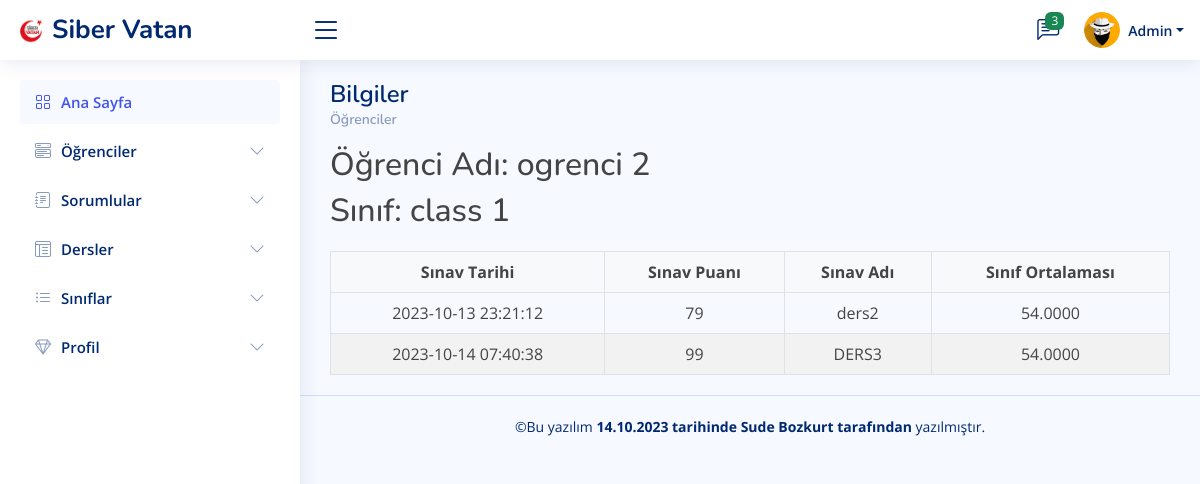
Screenshot of /NiceAdmin/ayrinti.php?student_id=5 with the database file from the repository.
### tables this page shows
CREATE TABLE `t_class` (
  `id` int(11) NOT NULL,
  `class_name` varchar(255) NOT NULL,
  `class_teacher_id` int(11) NOT NULL
);

CREATE TABLE `t_user` (
  `id` int(11) NOT NULL,
  `name` varchar(255) NOT NULL,
  `surname` varchar(255) NOT NULL,
  `username` varchar(255) NOT NULL,
  `password` text NOT NULL,
  `role` varchar(10) NOT NULL,
  `created_at` timestamp NOT NULL DEFAULT current_timestamp() ON UPDATE current_timestamp()
);

CREATE TABLE `t_exam` (
  `id` int(11) NOT NULL,
  `student_id` int(11) NOT NULL,
  `lesson_id` int(11) NOT NULL,
  `class_id` int(11) NOT NULL,
  `exam_score` int(11) NOT NULL,
  `exam_date` timestamp NOT NULL DEFAULT current_timestamp() ON UPDATE current_timestamp()
);

CREATE TABLE `t_lesson` (
  `id` int(11) NOT NULL,
  `teacher_user_id` int(11) NOT NULL,
  `lesson_name` varchar(255) NOT NULL
);

### NiceAdmin/ayrinti.php (the view, shortened to what this page needs)
<?php
$student_id = $_GET['student_id'];
$servername = "localhost";
$username = "root";
$password = "root";
$dbname = "obs";
try {
  $conn = new PDO("mysql:host=$servername;dbname=$dbname", $username, $password);
  $conn->setAttribute(PDO::ATTR_ERRMODE, PDO::ERRMODE_EXCEPTION);
} catch (PDOException $e) {
  echo "Hata: " . $e->getMessage();
}
$sql = "SELECT t_user.name, t_user.surname, t_class.class_name
            FROM t_classes_student
            INNER JOIN t_user ON t_classes_student.student_id = t_user.id
            INNER JOIN t_class ON t_classes_student.class_id = t_class.id
            WHERE t_classes_student.student_id = :student_id";
$stmt = $conn->prepare($sql);
$stmt->bindParam(':student_id', $student_id, PDO::PARAM_INT);
$stmt->execute();
$studentInfo = $stmt->fetch(PDO::FETCH_ASSOC);
$sql = "SELECT t_exam.exam_date, t_exam.exam_score, t_lesson.lesson_name, t_class.class_name
        FROM t_exam
        INNER JOIN t_lesson ON t_exam.lesson_id = t_lesson.id
        INNER JOIN t_class ON t_exam.class_id = t_class.id
        WHERE t_exam.student_id = :student_id";
$stmt = $conn->prepare($sql);
$stmt->bindParam(':student_id', $student_id, PDO::PARAM_INT);
$stmt->execute();
$examResults = $stmt->fetchAll(PDO::FETCH_ASSOC);
$sqlClassAverage = "SELECT AVG(exam_score) AS class_average
                   FROM t_exam
                   WHERE class_id = (SELECT class_id FROM t_classes_student WHERE student_id = :student_id)";
$stmtClassAverage = $conn->prepare($sqlClassAverage);
$stmtClassAverage->bindParam(':student_id', $student_id, PDO::PARAM_INT);
$stmtClassAverage->execute();
$classAverageResult = $stmtClassAverage->fetch(PDO::FETCH_ASSOC);
$classAverage = $classAverageResult['class_average'];
?>
<!DOCTYPE html>
<html lang="en">
<head>
  <link href="assets/vendor/bootstrap/css/bootstrap.min.css" rel="stylesheet">
  <link href="assets/vendor/bootstrap-icons/bootstrap-icons.css" rel="stylesheet">
  <link href="assets/vendor/boxicons/css/boxicons.min.css" rel="stylesheet">
  <link href="assets/vendor/quill/quill.snow.css" rel="stylesheet">
  <link href="assets/vendor/quill/quill.bubble.css" rel="stylesheet">
  <link href="assets/vendor/remixicon/remixicon.css" rel="stylesheet">
  <link href="assets/vendor/simple-datatables/style.css" rel="stylesheet">
  <link href="assets/css/style.css" rel="stylesheet">
</head>
<body>
  <header id="header" class="header fixed-top d-flex align-items-center">
    <div class="d-flex align-items-center justify-content-between">
      <a href="admin.php" class="logo d-flex align-items-center">
        <img src="assets/img/logo.jpg" alt="">
        <span class="d-none d-lg-block">Siber Vatan</span>
      </a>
      <i class="bi bi-list toggle-sidebar-btn"></i>
    </div>
    <nav class="header-nav ms-auto">
      <ul class="d-flex align-items-center">
        <li class="nav-item dropdown">
          <a class="nav-link nav-icon" href="#" data-bs-toggle="dropdown">
            <i class="bi bi-chat-left-text"></i>
            <span class="badge bg-success badge-number">3</span>
          </a>
        </li>
        <li class="nav-item dropdown pe-3">
          <a class="nav-link nav-profile d-flex align-items-center pe-0" href="#" data-bs-toggle="dropdown">
            <img src="assets/img/profile.jpeg" alt="Profile" class="rounded-circle">
            <span class="d-none d-md-block dropdown-toggle ps-2">Admin</span>
          </a>
        </li>
      </ul>
    </nav>
  </header>
  <aside id="sidebar" class="sidebar">
    <ul class="sidebar-nav" id="sidebar-nav">
      <li class="nav-item">
        <a class="nav-link " href="admin.php">
          <i class="bi bi-grid"></i>
          <span>Ana Sayfa</span>
        </a>
      </li>
      <li class="nav-item">
        <a class="nav-link collapsed" data-bs-target="#components-nav" data-bs-toggle="collapse" href="#">
          <i class="bi bi-menu-button-wide"></i><span>Öğrenciler</span><i class="bi bi-chevron-down ms-auto"></i>
        </a>
      </li>
      <li class="nav-item">
        <a class="nav-link collapsed" data-bs-target="#forms-nav" data-bs-toggle="collapse" href="#">
          <i class="bi bi-journal-text"></i><span>Sorumlular</span><i class="bi bi-chevron-down ms-auto"></i>
        </a>
      </li>
      <li class="nav-item">
        <a class="nav-link collapsed" data-bs-target="#tables-nav" data-bs-toggle="collapse" href="#">
          <i class="bi bi-layout-text-window-reverse"></i><span>Dersler</span><i class="bi bi-chevron-down ms-auto"></i>
        </a>
      </li>
      <li class="nav-item">
          <a class="nav-link collapsed" data-bs-target="#dersler-nav" data-bs-toggle="collapse" href="#">
              <i class="bi bi-list-ul"></i><span>Sınıflar</span><i class="bi bi-chevron-down ms-auto"></i>
          </a>
      </li>
      <li class="nav-item">
        <a class="nav-link collapsed" data-bs-target="#icons-nav" data-bs-toggle="collapse" href="#">
          <i class="bi bi-gem"></i><span>Profil</span><i class="bi bi-chevron-down ms-auto"></i>
        </a>
      </li>
    </ul>
  </aside>
  <main id="main" class="main">
    <div class="pagetitle">
      <h1>Bilgiler</h1>
      <nav>
        <ol class="breadcrumb">
          <li class="breadcrumb-item"><a href="ogrenciler.php">Öğrenciler</a></li>
        </ol>
      </nav>
    </div>
        <div class="student-info">
            <h2>Öğrenci Adı: <?php echo $studentInfo['name']." ".$studentInfo['surname']; ?> </h2>
            <h2>Sınıf: <?php echo $studentInfo['class_name']?></h2>
        </div>
        <table class="exam-history">
          <thead>
              <tr>
                  <th>Sınav Tarihi</th>
                  <th>Sınav Puanı</th>
                  <th>Sınav Adı</th>
                  <th>Sınıf Ortalaması</th>
              </tr>
          </thead>
          <tbody>
          <?php foreach ($examResults as $result) { ?>
              <tr>
                  <td><?php echo $result['exam_date']; ?></td>
                  <td><?php echo $result['exam_score']; ?></td>
                  <td><?php echo $result['lesson_name']; ?></td>
                  <td><?php echo $classAverage; ?></td>
              </tr>
          <?php } ?>
          </tbody>
</table>
  </main>
  <footer id="footer" class="footer">
    <div class="copyright">
      &copy;Bu yazılım<strong><span> 14.10.2023 tarihinde Sude Bozkurt tarafından</span></strong> yazılmıştır.
    </div>
  </footer>
</body>
</html>

### NiceAdmin/assets/css/style.css (style rules this page uses)
:root { scroll-behavior: smooth; }
body { font-family: "Open Sans", sans-serif; background: #f6f9ff; color: #444444; }
a { color: #4154f1; text-decoration: none; }
h1, h2, h3, h4, h5, h6 { font-family: "Nunito", sans-serif; }
#main { margin-top: 60px; padding: 20px 30px; transition: all 0.3s; }
.pagetitle { margin-bottom: 10px; }
.pagetitle h1 { font-size: 24px; margin-bottom: 0; font-weight: 600; color: #012970; }
.breadcrumb { font-size: 14px; font-family: "Nunito", sans-serif; color: #899bbd; font-weight: 600; }
.breadcrumb a { color: #899bbd; transition: 0.3s; }
.breadcrumb .breadcrumb-item::before { color: #899bbd; }
.logo { line-height: 1; }
@media (min-width: 1200px) { .logo { width: 280px; } }
.logo img { max-height: 26px; margin-right: 6px; }
.logo span { font-size: 26px; font-weight: 700; color: #012970; font-family: "Nunito", sans-serif; }
.header { transition: all 0.5s; z-index: 997; height: 60px; box-shadow: 0px 2px 20px rgba(1, 41, 112, 0.1); background-color: #fff; padding-left: 20px; }
.header .toggle-sidebar-btn { font-size: 32px; padding-left: 10px; cursor: pointer; color: #012970; }
.header-nav ul { list-style: none; }
.header-nav>ul { margin: 0; padding: 0; }
.header-nav .nav-icon { font-size: 22px; color: #012970; margin-right: 25px; position: relative; }
.header-nav .nav-profile { color: #012970; }
.header-nav .nav-profile img { max-height: 36px; }
.header-nav .nav-profile span { font-size: 14px; font-weight: 600; }
.header-nav .badge-number { position: absolute; inset: -2px -5px auto auto; font-weight: normal; font-size: 12px; padding: 3px 6px; }
.sidebar { position: fixed; top: 60px; left: 0; bottom: 0; width: 300px; z-index: 996; transition: all 0.3s; padding: 20px; overflow-y: auto; scrollbar-width: thin; scrollbar-color: #aab7cf transparent; box-shadow: 0px 0px 20px rgba(1, 41, 112, 0.1); background-color: #fff; }
@media (min-width: 1200px) { #main, #footer { margin-left: 300px; } }
.sidebar-nav { padding: 0; margin: 0; list-style: none; }
.sidebar-nav li { padding: 0; margin: 0; list-style: none; }
.sidebar-nav .nav-item { margin-bottom: 5px; }
.sidebar-nav .nav-link { display: flex; align-items: center; font-size: 15px; font-weight: 600; color: #4154f1; transition: 0.3; background: #f6f9ff; padding: 10px 15px; border-radius: 4px; }
.sidebar-nav .nav-link i { font-size: 16px; margin-right: 10px; color: #4154f1; }
.sidebar-nav .nav-link.collapsed { color: #012970; background: #fff; }
.sidebar-nav .nav-link.collapsed i { color: #899bbd; }
.sidebar-nav .nav-link .bi-chevron-down { margin-right: 0; transition: transform 0.2s ease-in-out; }
.footer { padding: 20px 0; font-size: 14px; transition: all 0.3s; border-top: 1px solid #cddfff; }
.footer .copyright { text-align: center; color: #012970; }

### NiceAdmin/ayrinti.php (style rules this page uses)
.exam-history { width: 100%; border-collapse: collapse; margin-top: 20px; }
.exam-history th, .exam-history td { border: 1px solid #dee2e6; padding: 8px; text-align: center; }
.exam-history th { background-color: #f8f9fa; }
.exam-history tbody tr:nth-child(even) { background-color: #f2f2f2; }

### rows the page displays
t_class: t_user.name "ogrenci", t_user.surname "2", class_name "class 1"
t_exam: exam_date "2023-10-13 23:21:12", exam_score "79", lesson.lesson_name "ders2", classAverage "54.0000"
t_exam: exam_date "2023-10-14 07:40:38", exam_score "99", lesson.lesson_name "DERS3", classAverage "54.0000"
